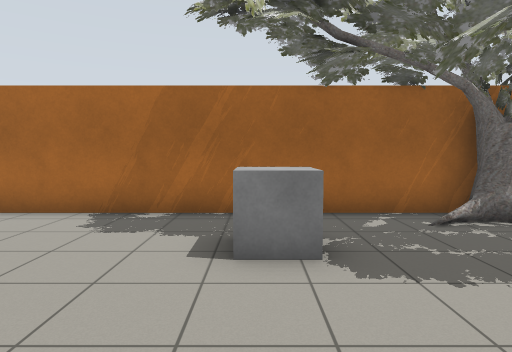
[1] (above)

12 first-person views from a walk through a robot-simulator world made for Gazebo. The camera is 1.2 m above the floor, tilts 4° down and sees 75° across. The floor is counted in squares, 1 m on a side. Each view is taken from the middle of a square. On the plan, view 1 faces up. The plan holds only what a view shows up to about 13 squares ahead; the rest is blank. The place goes on beyond the plan.

[2]
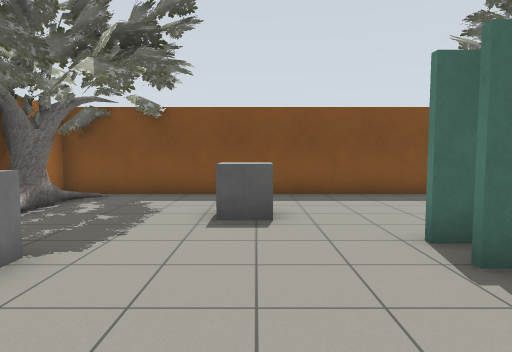

[3]
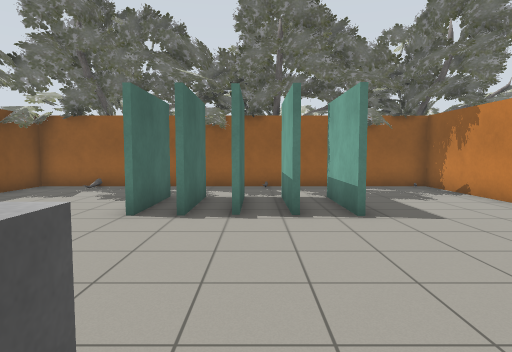

[4]
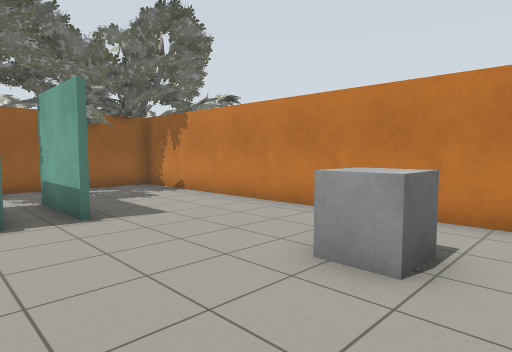

[5]
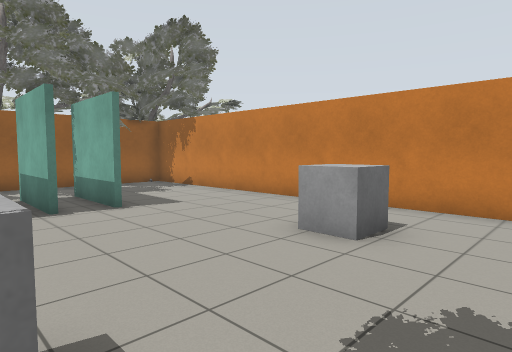

[6]
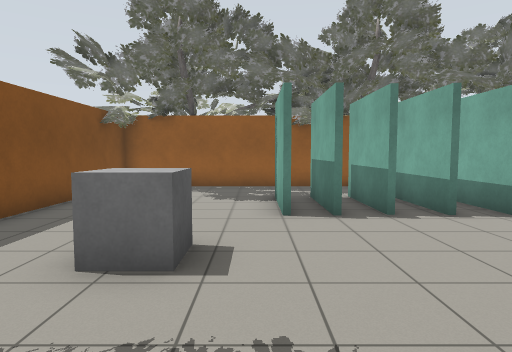

[7]
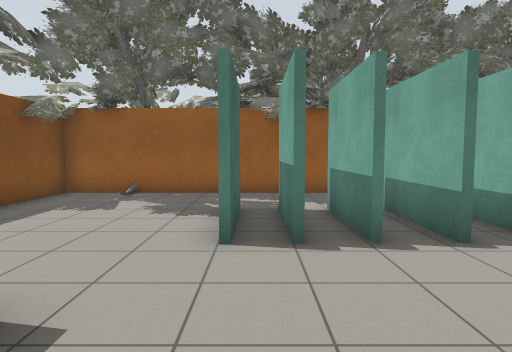

[8]
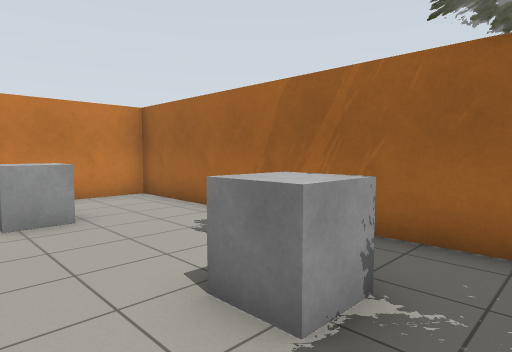

[9]
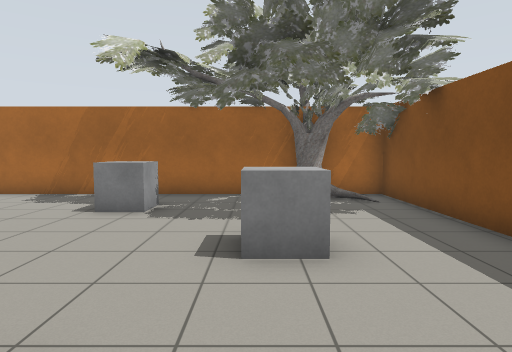

[10]
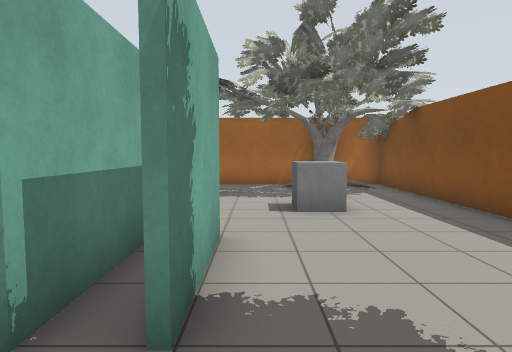

[11]
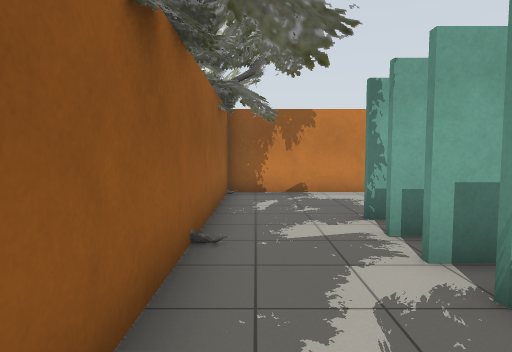

[12]
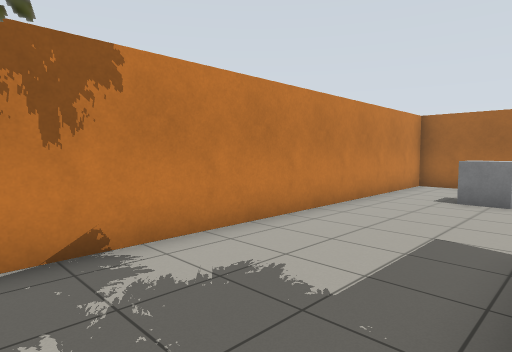

### Floor plan
Points are (right, up) in squares from view 1. A wall is a line through its corners. A room is listed if a view was taken in it or the views show most of it. See-through windows are left out.
Room 1 (views 1, 2, 3, 4, 5, 6, 7, 8, 9, 10, 11, 12)
walls: (0.5, -1.3) (0.5, -4.1); (1.5, -1.3) (1.5, -4.1); (-1.7, -1.3) (-1.7, -4.1); (-2.9, -1.3) (-2.9, -4.1); (0.4, -4.1) (0.4, -1.3); (1.3, -4.1) (1.3, -1.3); (6.6, 6.6) (-7.3, 6.6) (-7.1, -6.9) (6.6, -6.9) (6.6, 6.6)
objects: grey box (-5, 3) to (-4, 4); grey box (0, 4); grey box (3, 1) to (4, 1); oak tree (4, 6) to (6, 7)

Where each view was taken, in squares from view 1:
view 1: 0 up, 0 right, facing up
view 2: 1 up, 3 left, facing right
view 3: 5 up, 1 left, facing down
view 4: 5 up, 1 left, facing down-left
view 5: 6 up, 0 right, facing down-left
view 6: 5 up, 2 right, facing down
view 7: 3 up, 1 right, facing down
view 8: 2 up, 2 right, facing up-left
view 9: 3 down, 3 right, facing up
view 10: 6 down, 2 right, facing up
view 11: 6 down, 3 right, facing left
view 12: 6 down, 3 left, facing up-left
